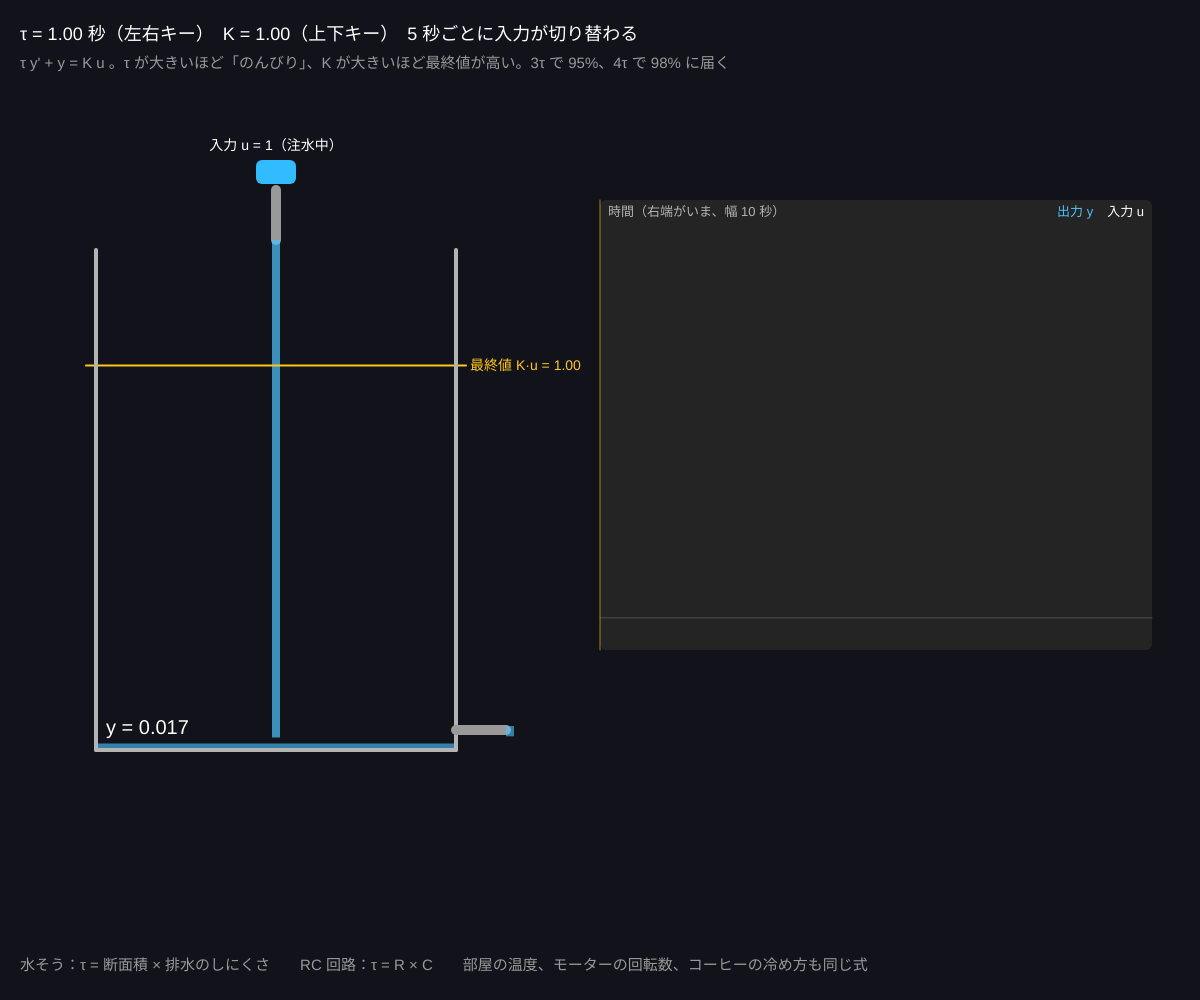
Frame 1 (no input)
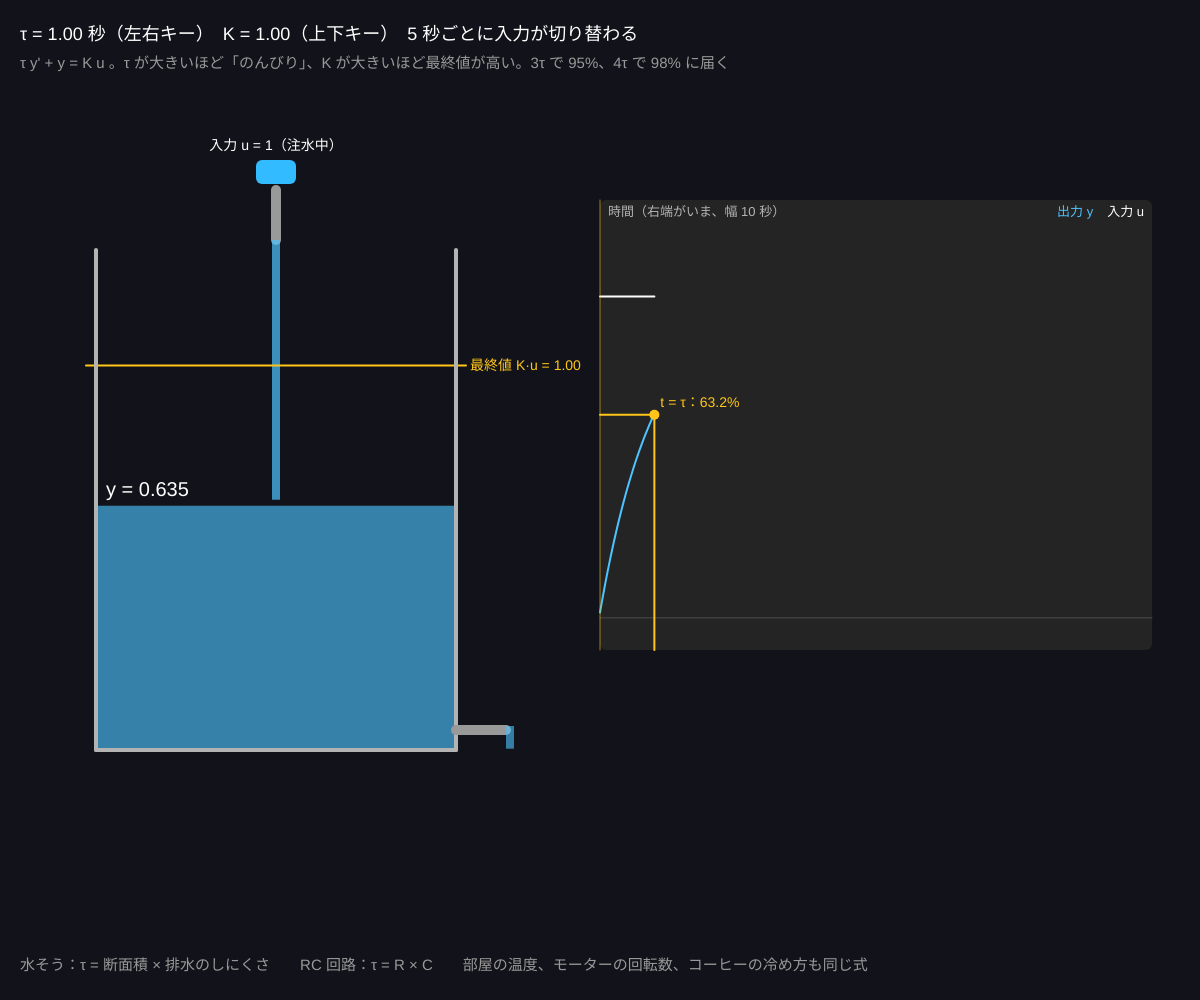
Frame 60 (no input)
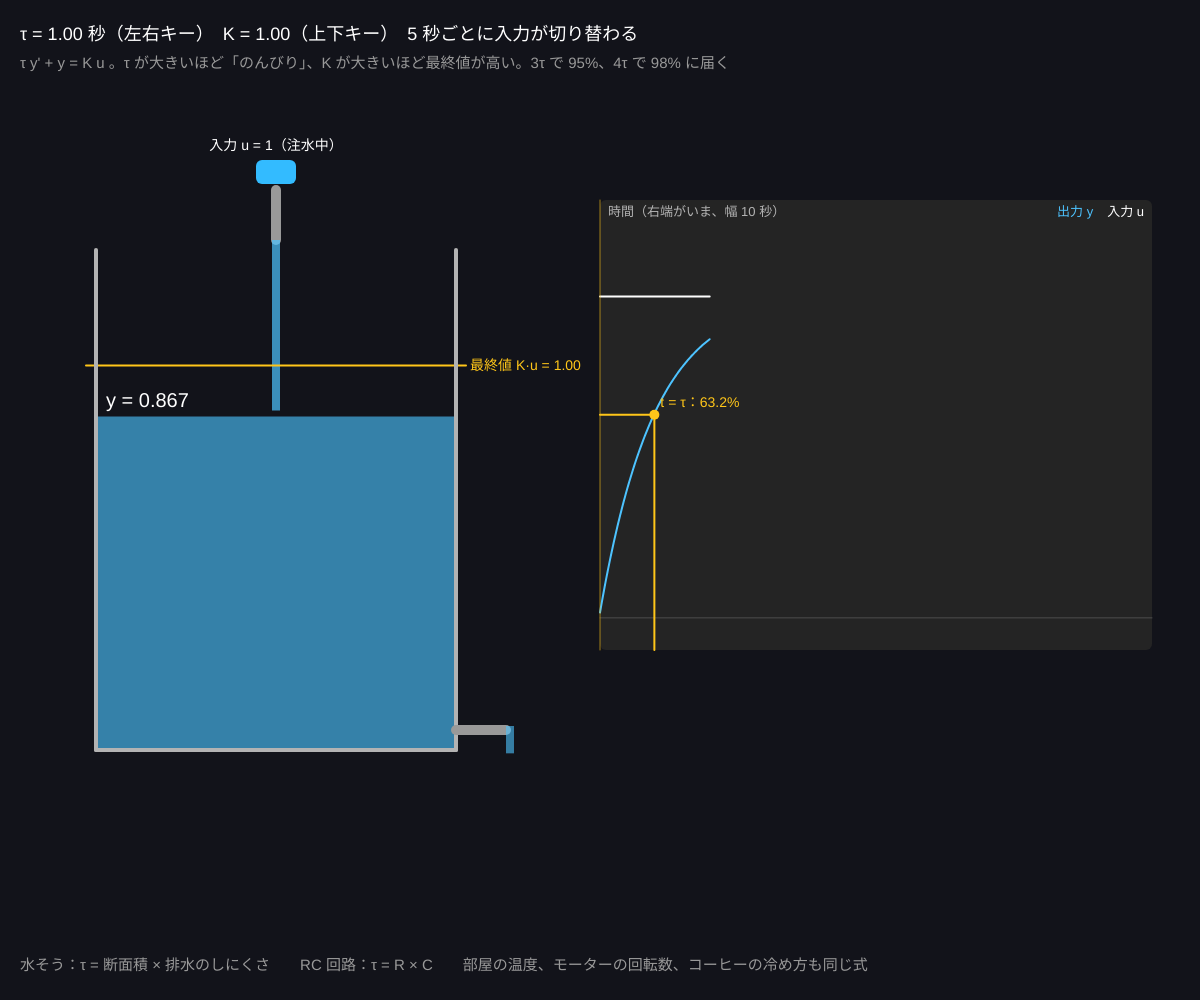
Frame 120 (the mouse pressed at the canvas centre since frame 60)

The p5.js sketch that drew these frames (run headless with seeded random() and noise() and a simulated clock; from frame 60 on, the mouse is pressed at the canvas centre):

// p5.js sketch
// ── sketch.js
// ============================================
// 01 一次遅れ系（ステップ応答と時定数 τ）
// 水そうに水を入れると、水位は「すぐには」上がらず、だんだん目標に近づく
//   τ y' + y = K u　　→　入力を 1 にすると y は K に向かって指数関数で近づく
//   t = τ のとき、ちょうど最終値の 63.2% に届く
// 左右キー = 時定数 τ / 上下キー = ゲイン K / 入力は 5 秒ごとに ON・OFF
// ============================================

let tau = 1.0; // ★ 時定数 [秒]（タンクなら 断面積 × 排水のしにくさ、RC 回路なら R × C）
let K = 1.0; // ★ ゲイン（入力 1 に対して最終的に y がいくつになるか）
let period = 5; // ★ 入力を切り替える間隔 [秒]

let y = 0, u = 1, t = 0, tStep = 0, yStep = 0;
let HIST = 600, dt = 1 / 60;
let hY = [], hU = [], hT = [];

function setup() {
  createCanvas(windowWidth, windowHeight);
  colorMode(HSB, 360, 100, 100, 100);
}

function draw() {
  background(230, 30, 10);
  // ★ 一次遅れの式：y の変化 = (K u − y) / τ
  y += ((K * u - y) / tau) * dt;
  t += dt;
  if (t - tStep >= period) { u = 1 - u; tStep = t; yStep = y; } // 入力を切り替え
  pushHist(hY, y); pushHist(hU, u); pushHist(hT, t);

  // ---- 水そうの絵
  let tx = width * 0.08, ty = height * 0.25, tw = width * 0.3, th = height * 0.5;
  let maxLevel = max(1.3, K * 1.3);
  // 入口のパイプとバルブ
  stroke(0, 0, 60); strokeWeight(10);
  line(tx + tw * 0.5, ty - 60, tx + tw * 0.5, ty - 10);
  noStroke(); fill(u ? 200 : 0, u ? 80 : 0, u ? 100 : 40);
  rect(tx + tw * 0.5 - 20, ty - 90, 40, 24, 6);
  fill(0, 0, 100); textSize(14); textAlign(CENTER);
  text('入力 u = ' + u + (u ? '（注水中）' : '（止めた）'), tx + tw * 0.5, ty - 100);
  // 注ぐ水
  if (u) { fill(200, 70, 100, 70); rect(tx + tw * 0.5 - 4, ty - 10, 8, th - map(y, 0, maxLevel, 0, th) + 4); }
  // 水
  let lvl = map(constrain(y, 0, maxLevel), 0, maxLevel, 0, th);
  fill(200, 70, 90, 70);
  rect(tx, ty + th - lvl, tw, lvl);
  // 目標（K u）の線と 63.2% の線
  stroke(45, 90, 100); strokeWeight(2);
  let yFinal = ty + th - map(constrain(K * u, 0, maxLevel), 0, maxLevel, 0, th);
  line(tx - 10, yFinal, tx + tw + 10, yFinal);
  // タンクの枠
  stroke(0, 0, 70); strokeWeight(4); noFill();
  line(tx, ty, tx, ty + th); line(tx, ty + th, tx + tw, ty + th); line(tx + tw, ty + th, tx + tw, ty);
  // 排水
  stroke(0, 0, 60); strokeWeight(10); line(tx + tw, ty + th - 20, tx + tw + 50, ty + th - 20);
  noStroke(); fill(200, 70, 100, 60);
  rect(tx + tw + 50, ty + th - 24, 8, 10 + y * 20);
  fill(0, 0, 100); textSize(20); textAlign(LEFT, BASELINE);
  text('y = ' + nf(y, 1, 3), tx + 10, ty + th - lvl - 10);
  fill(45, 90, 100); textSize(14);
  text('最終値 K·u = ' + nf(K * u, 1, 2), tx + tw + 14, yFinal + 5);
  textAlign(LEFT, BASELINE);

  // ---- グラフ（右）
  let gx = width * 0.5, gy = height * 0.2, gw = width * 0.46, gh = height * 0.45;
  let hi = max(1.3, K * 1.3);
  drawPlot(gx, gy, gw, gh, [{ data: hU, hue: 0, sat: 0, name: '入力 u' }, { data: hY, hue: 200, name: '出力 y' }], -0.1, hi, '時間（右端がいま、幅 10 秒）');
  // τ の位置（切り替えから τ 秒後）に印
  let iStep = hT.findIndex((v) => v >= tStep);
  let iTau = hT.findIndex((v) => v >= tStep + tau);
  if (iStep >= 0) {
    let X = (i) => map(i, 0, HIST - 1, gx, gx + gw);
    let Y = (v) => map(constrain(v, -0.1, hi), -0.1, hi, gy + gh, gy);
    stroke(45, 90, 100, 60); strokeWeight(1);
    line(X(iStep), gy, X(iStep), gy + gh);
    if (iTau >= 0) {
      let y63 = yStep + 0.632 * (K * u - yStep);
      stroke(45, 90, 100); strokeWeight(2);
      line(X(iTau), gy + gh, X(iTau), Y(y63));
      line(X(iStep), Y(y63), X(iTau), Y(y63));
      noStroke(); fill(45, 90, 100); circle(X(iTau), Y(y63), 10);
      textSize(14); text('t = τ：63.2%', X(iTau) + 6, Y(y63) - 8);
    }
  }
  noStroke();
  fill(0, 0, 100);
  textSize(18);
  text('τ = ' + nf(tau, 1, 2) + ' 秒（左右キー）　K = ' + nf(K, 1, 2) + '（上下キー）　5 秒ごとに入力が切り替わる', 20, 40);
  fill(0, 0, 60);
  textSize(15);
  text('τ y\' + y = K u 。τ が大きいほど「のんびり」、K が大きいほど最終値が高い。3τ で 95%、4τ で 98% に届く', 20, 68);
  fill(0, 0, 60);
  text('水そう：τ = 断面積 × 排水のしにくさ　　RC 回路：τ = R × C　　部屋の温度、モーターの回転数、コーヒーの冷め方も同じ式', 20, height - 30);
}

function keyPressed() {
  if (key === RIGHT_ARROW) tau = min(tau * 1.25, 10);
  if (key === LEFT_ARROW) tau = max(tau / 1.25, 0.1);
  if (key === UP_ARROW) K = min(K + 0.25, 3);
  if (key === DOWN_ARROW) K = max(K - 0.25, 0.25);
}

// ---------- やってみよう ----------
// 1. τ を 0.2 と 4 で比べる。入力が切り替わった瞬間の「傾き」はどう変わる？（傾き = K u / τ）
// 2. 63.2% の印が、どんな τ でもグラフの同じ「形」の場所につくことを確かめる
// 3. period を 1 にして τ = 2 にする。追いつけずに三角波のようになる（→ 07 の周波数応答）
// 4. 入力を 0/1 の切り替えではなく、マウスの高さにしてみよう（u = map(mouseY, ...)）


// ==================================================
// ここから下は「グラフを描く道具」です
// ==================================================
function pushHist(arr, v) {
  arr.push(isFinite(v) ? v : 0);
  if (arr.length > HIST) arr.shift();
}
// 時間プロット：枠 (x, y, w, h) に series = [{data, hue, name}] を描く（縦の範囲 lo〜hi）
function drawPlot(x, y, w, h, series, lo, hi, title) {
  noStroke(); fill(0, 0, 14); rect(x, y, w, h, 6);
  stroke(0, 0, 30); strokeWeight(1);
  let y0 = map(0, lo, hi, y + h, y);
  if (y0 > y && y0 < y + h) line(x, y0, x + w, y0);
  for (let s of series) {
    stroke(s.hue, s.sat === undefined ? 70 : s.sat, 100); strokeWeight(s.weight || 2); noFill();
    beginShape();
    for (let i = 0; i < s.data.length; i++) vertex(map(i, 0, HIST - 1, x, x + w), map(constrain(s.data[i], lo, hi), lo, hi, y + h, y));
    endShape();
  }
  noStroke(); fill(0, 0, 70); textSize(13); textAlign(LEFT, TOP);
  text(title, x + 8, y + 6);
  let lx = x + w - 8; textAlign(RIGHT, TOP);
  for (let s of series) { fill(s.hue, s.sat === undefined ? 70 : s.sat, 100); text(s.name, lx, y + 6); lx -= textWidth(s.name) + 14; }
  textAlign(LEFT, BASELINE);
}
